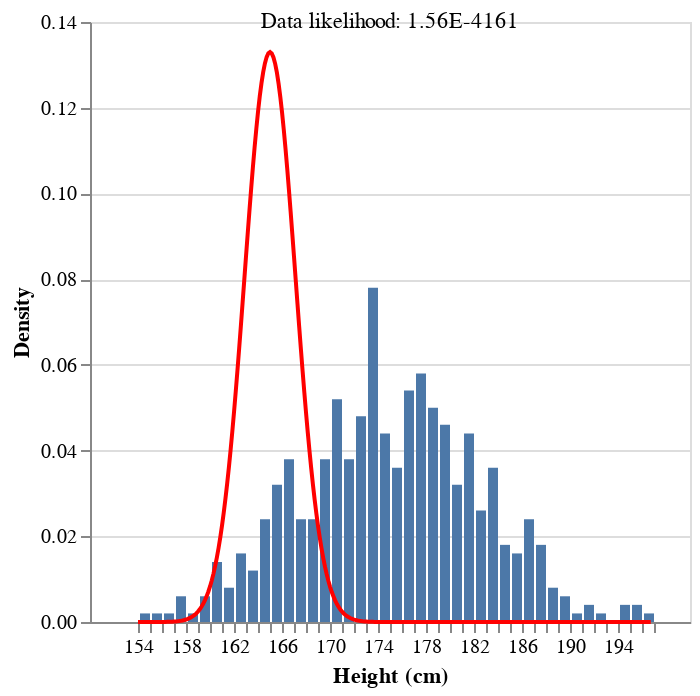

The notebook cell this image was saved under:
### Code cell
u_slider = alt.binding_range(min=150, max=200, name="Mean (𝜇): ")
u_var = alt.param(bind=u_slider, value=165, name='u')
s_slider = alt.binding_range(min=1, max=30, name='Standard deviation (𝜎): ')
s_var = alt.param(bind=s_slider, value=3, name='s')

x_pts = np.linspace(min(heights), max(heights), 300)
height_df = pd.DataFrame({'h':heights})
norm_df = pd.DataFrame({'x':x_pts})

hist = alt.Chart(height_df).mark_bar().encode(
    alt.X('h:Q', title="Height (cm)").bin(step=1),
    y=alt.Y('sum(pct):Q', title="Density")
).transform_joinaggregate(
    total='count(*)'
).transform_calculate(
    pct='1 / datum.total'
)
gaussian = alt.Chart(norm_df).mark_line().transform_calculate(
    eps='exp(-pow((datum.x - u)/s,2)) * 1/(sqrt(2*PI)*s)',
).encode(
    x=alt.X('x:Q'),
    y=alt.Y('eps:Q'),
    color=alt.value('red')
).add_params(
    u_var,
    s_var
)
log_likelihood = alt.Chart(height_df).transform_calculate(
    ll='-pow((datum.h - u)/s,2) - 0.5*log(2*PI) - log(s)'
).transform_aggregate(
    tll='sum(ll)'
).transform_calculate(
    lk=alt.datum.tll/alt.expr.log(10),
    lk_base=alt.expr.ceil(alt.datum.lk),
    lk_exp=alt.expr.pow(10,-(alt.datum.lk-alt.datum.lk_base)),
    lk_exp_rounded=alt.expr.round(alt.datum.lk_exp*100)/100,
    text="Data likelihood: " + alt.datum.lk_exp_rounded + "E" + alt.datum.lk_base
).mark_text().encode(
    y=alt.value(0),
    text='text:N'
).add_params(
    u_var,
    s_var
)

hist + gaussian + log_likelihood

### Figure 1 — Vega-Lite specification as saved in the notebook (floating-point values rounded to 4 significant figures; data arrays with more than 128 entries replaced by an {"elided": "..."} marker saying what was removed)
{"config": {"view": {"continuousWidth": 300, "continuousHeight": 300}}, "layer": [{"data": {"name": "data-9e036a7fd73acd605dda65d39481edc6"}, "mark": {"type": "bar"}, "encoding": {"x": {"bin": {"step": 1}, "field": "h", "title": "Height (cm)", "type": "quantitative"}, "y": {"aggregate": "sum", "field": "pct", "title": "Density", "type": "quantitative"}}, "transform": [{"joinaggregate": [{"op": "count", "field": "*", "as": "total"}]}, {"calculate": "1 / datum.total", "as": "pct"}]}, {"data": {"name": "data-d69fdfe9dc85b17a21e516944b9a6e58"}, "mark": {"type": "line"}, "encoding": {"color": {"value": "red"}, "x": {"field": "x", "type": "quantitative"}, "y": {"field": "eps", "type": "quantitative"}}, "transform": [{"calculate": "exp(-pow((datum.x - u)/s,2)) * 1/(sqrt(2*PI)*s)", "as": "eps"}]}, {"data": {"name": "data-9e036a7fd73acd605dda65d39481edc6"}, "mark": {"type": "text"}, "encoding": {"text": {"field": "text", "type": "nominal"}, "y": {"value": 0}}, "transform": [{"calculate": "-pow((datum.h - u)/s,2) - 0.5*log(2*PI) - log(s)", "as": "ll"}, {"aggregate": [{"op": "sum", "field": "ll", "as": "tll"}]}, {"calculate": "(datum.tll / log(10))", "as": "lk"}, {"calculate": "ceil(datum.lk)", "as": "lk_base"}, {"calculate": "pow(10,(-(datum.lk - datum.lk_base)))", "as": "lk_exp"}, {"calculate": "(round((datum.lk_exp * 100)) / 100)", "as": "lk_exp_rounded"}, {"calculate": "((('Data likelihood: ' + datum.lk_exp_rounded) + 'E') + datum.lk_base)", "as": "text"}]}], "params": [{"name": "u", "bind": {"input": "range", "max": 200, "min": 150, "name": "Mean (𝜇): "}, "value": 165}, {"name": "s", "bind": {"input": "range", "max": 30, "min": 1, "name": "Standard deviation (𝜎): "}, "value": 3}], "$schema": "https://vega.github.io/schema/vega-lite/v5.8.0.json", "datasets": {"data-9e036a7fd73acd605dda65d39481edc6": {"elided": "500 records"}, "data-d69fdfe9dc85b17a21e516944b9a6e58": {"elided": "300 records"}}}
